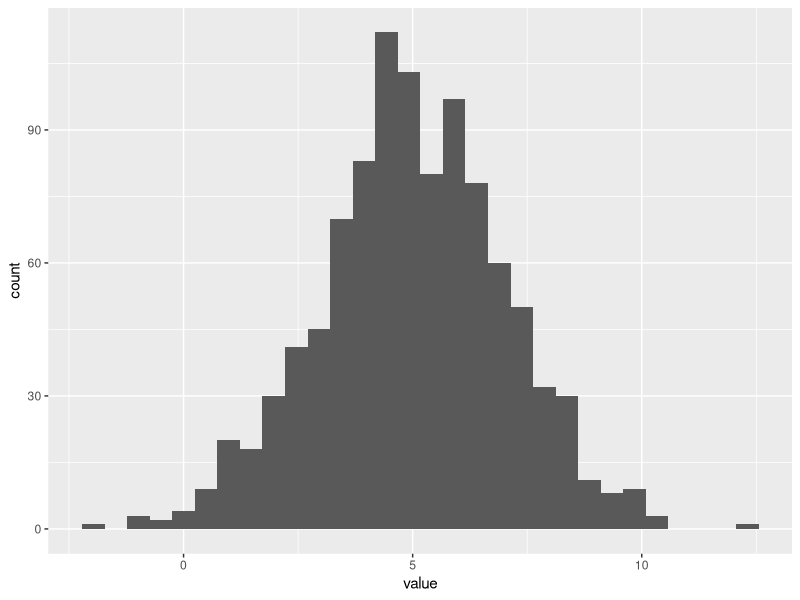
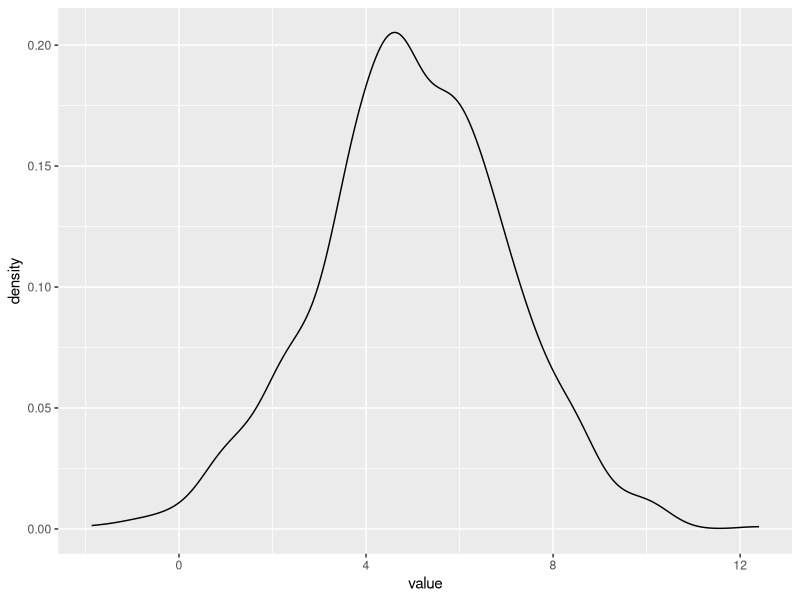
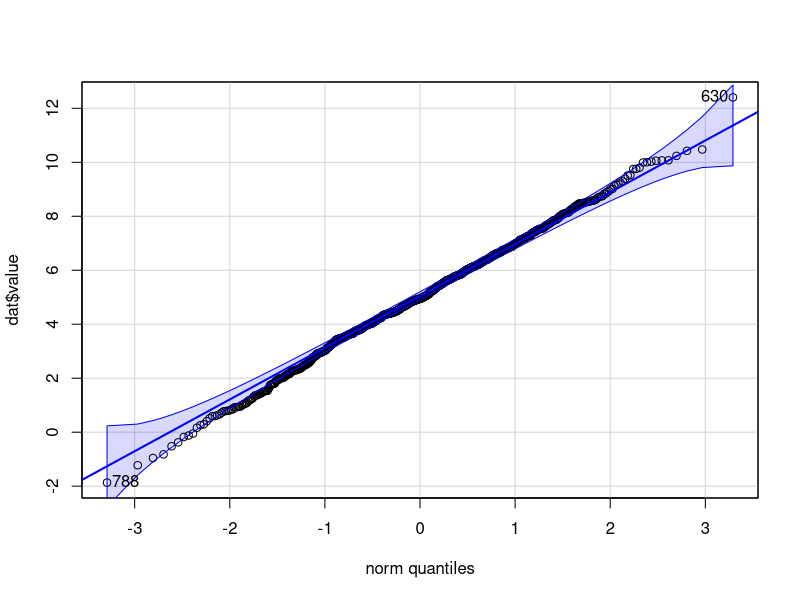

Here is the R script that generated these plots, in order:
# Pre requisites
library(tidyverse)
library(rstatix)
library(car)


# Data

pnorm(1, 
      mean = 0, 
      sd = 1,
      lower.tail = F)

pnorm(70, 
      mean = 67, 
      sd = 9,
      lower.tail = F) - 
pnorm(80, 
      mean = 67, 
      sd = 9,
      lower.tail = F)



dat <- rnorm(1000, 5, 2) %>% as_tibble()

# Histogram
dat %>% 
    ggplot(aes(value)) +
    geom_histogram()

dat %>% 
    ggplot(aes(value)) +
    geom_density()


## QQ Plot
qqPlot(dat$value)


# Shapiro Test

shapiro_test(dat$value)

# Can't reject the null hypothesis. Data is normal

# End of script


